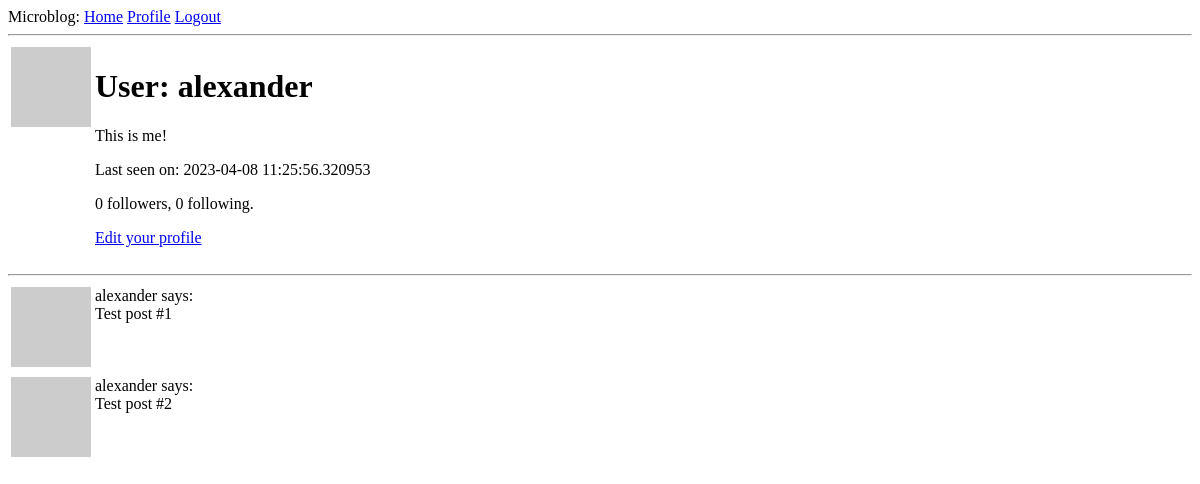
The page /user/alexander (signed in) on the database as committed earlier.
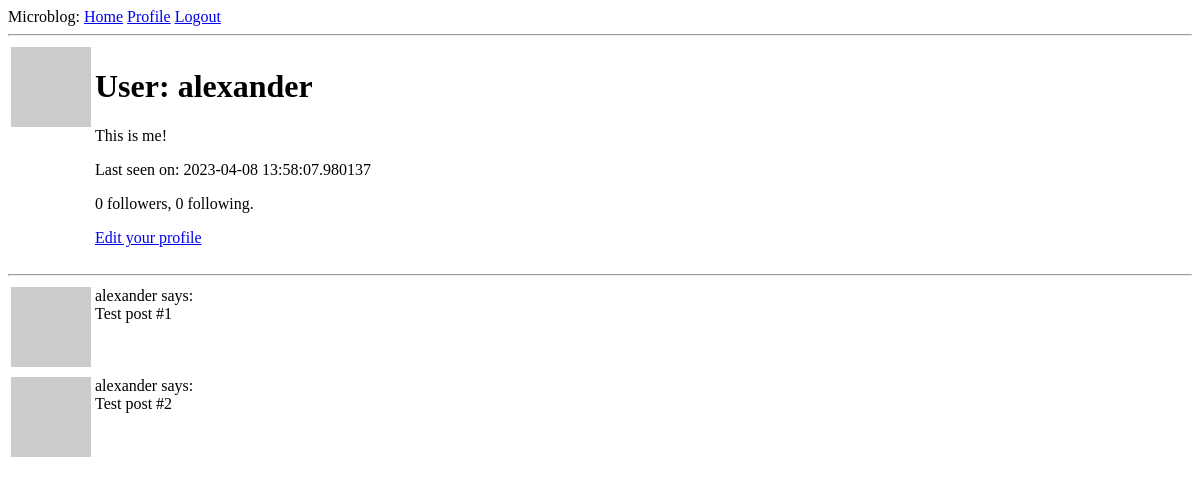
The same page on the database as committed later.
### app/models.py (models this page shows, shortened)
class User(UserMixin, db.Model):
    id = db.Column(db.Integer, primary_key=True)
    username = db.Column(db.String(64), index=True, unique=True)
    email = db.Column(db.String(120), index=True, unique=True)
    password_hash = db.Column(db.String(128))
    posts = db.relationship('Post', backref='author', lazy='dynamic')
    about_me = db.Column(db.String(140))
    last_seen = db.Column(db.DateTime, default=datetime.utcnow)
    followed = db.relationship(
        'User', secondary=followers,
        primaryjoin=(followers.c.follower_id == id),
        secondaryjoin=(followers.c.followed_id == id),
        backref=db.backref('followers', lazy='dynamic'), lazy='dynamic')
    def avatar(self, size):
        digest = md5(self.email.lower().encode('utf-8')).hexdigest()
        return 'https://www.gravatar.com/avatar/{}?d=wavatar&s={}'.format(digest, size)

### app/routes.py (the view)
@app.route('/user/<username>')
@login_required
def user(username):
    user = User.query.filter_by(username=username).first_or_404()
    form = EmptyForm()
    posts = [
        {'author': user, 'body': 'Test post #1'},
        {'author': user, 'body': 'Test post #2'}
    ]
    return render_template('user.html', user=user, posts=posts, form=form)

### app/models.py (called while the page is built)
@login.user_loader
def load_user(id):
    return User.query.get(int(id))

### app/routes.py (called while the page is built)
@app.before_request
def before_request():
    if current_user.is_authenticated:
        current_user.last_seen = datetime.utcnow()
        db.session.commit()

### app/templates/user.html (shortened to what this page needs)
{% extends "base.html" %}
{% block content %}
    <table>
        <tr valign="top">
            <td><img src="{{ user.avatar(128) }}"></td>
            <td>
                <h1>User: {{ user.username }}</h1>
                {% if user.about_me %}<p>{{ user.about_me }}</p>{% endif %}
                {% if user.last_seen %}<p>Last seen on: {{ user.last_seen }}</p>{% endif %}
                <p>{{ user.followers.count() }} followers, {{ user.followed.count() }} following.</p>
                {% if user == current_user %}
                <p><a href="{{ url_for('edit_profile') }}">Edit your profile</a></p>
                {% endif %}
            </td>
        </tr>
    </table>
    <hr>
    {% for post in posts %}
        {% include '_post.html' %}
    {% endfor %}
{% endblock %}

### app/templates/_post.html
<table>
    <tr valign="top">
        <td><img src="{{ post.author.avatar(36) }}"></td>
        <td>{{ post.author.username }} says:<br>{{ post.body }}</td>
    </tr>
</table>

Rows that differ between the two databases and show on the page:
changed User "alexander": last_seen "2023-04-08 11:25:56.320953" → "2023-04-08 13:58:07.980137"
